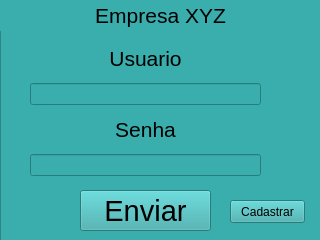
<?xml version="1.0" encoding="UTF-8"?>
<ui version="4.0">
 <class>MainWindow</class>
 <widget class="QMainWindow" name="MainWindow">
  <property name="geometry">
   <rect>
    <x>0</x>
    <y>0</y>
    <width>320</width>
    <height>240</height>
   </rect>
  </property>
  <property name="minimumSize">
   <size>
    <width>320</width>
    <height>240</height>
   </size>
  </property>
  <property name="maximumSize">
   <size>
    <width>320</width>
    <height>240</height>
   </size>
  </property>
  <property name="windowTitle">
   <string>Login</string>
  </property>
  <widget class="QWidget" name="centralwidget">
   <widget class="QFrame" name="frame">
    <property name="enabled">
     <bool>true</bool>
    </property>
    <property name="geometry">
     <rect>
      <x>0</x>
      <y>0</y>
      <width>331</width>
      <height>241</height>
     </rect>
    </property>
    <property name="styleSheet">
     <string notr="true">background-color: rgb(58, 173, 173);</string>
    </property>
    <property name="frameShape">
     <enum>QFrame::StyledPanel</enum>
    </property>
    <property name="frameShadow">
     <enum>QFrame::Raised</enum>
    </property>
    <widget class="QLabel" name="label_8">
     <property name="geometry">
      <rect>
       <x>0</x>
       <y>0</y>
       <width>321</width>
       <height>31</height>
      </rect>
     </property>
     <property name="text">
      <string>&lt;html&gt;&lt;head/&gt;&lt;body&gt;&lt;p align=&quot;center&quot;&gt;&lt;span style=&quot; font-size:16pt;&quot;&gt;Empresa XYZ&lt;/span&gt;&lt;/p&gt;&lt;/body&gt;&lt;/html&gt;</string>
     </property>
    </widget>
    <widget class="QPushButton" name="btn_enviar">
     <property name="geometry">
      <rect>
       <x>80</x>
       <y>190</y>
       <width>131</width>
       <height>41</height>
      </rect>
     </property>
     <property name="font">
      <font>
       <pointsize>22</pointsize>
      </font>
     </property>
     <property name="text">
      <string>Enviar</string>
     </property>
    </widget>
    <widget class="QWidget" name="verticalLayoutWidget_4">
     <property name="geometry">
      <rect>
       <x>30</x>
       <y>40</y>
       <width>231</width>
       <height>136</height>
      </rect>
     </property>
     <layout class="QVBoxLayout" name="verticalLayout_4">
      <item>
       <widget class="QLabel" name="label_9">
        <property name="text">
         <string>&lt;html&gt;&lt;head/&gt;&lt;body&gt;&lt;p align=&quot;center&quot;&gt;&lt;span style=&quot; font-size:16pt;&quot;&gt;Usuario&lt;/span&gt;&lt;/p&gt;&lt;/body&gt;&lt;/html&gt;</string>
        </property>
       </widget>
      </item>
      <item>
       <widget class="QLineEdit" name="txt_usuario"/>
      </item>
      <item>
       <widget class="QLabel" name="label_10">
        <property name="text">
         <string>&lt;html&gt;&lt;head/&gt;&lt;body&gt;&lt;p align=&quot;center&quot;&gt;&lt;span style=&quot; font-size:16pt;&quot;&gt;Senha&lt;/span&gt;&lt;/p&gt;&lt;/body&gt;&lt;/html&gt;</string>
        </property>
       </widget>
      </item>
      <item>
       <widget class="QLineEdit" name="txt_senha"/>
      </item>
     </layout>
    </widget>
    <widget class="QPushButton" name="btn_cadastrar">
     <property name="geometry">
      <rect>
       <x>230</x>
       <y>200</y>
       <width>75</width>
       <height>23</height>
      </rect>
     </property>
     <property name="text">
      <string>Cadastrar</string>
     </property>
    </widget>
   </widget>
   <widget class="QFrame" name="frame_3">
    <property name="enabled">
     <bool>true</bool>
    </property>
    <property name="geometry">
     <rect>
      <x>0</x>
      <y>0</y>
      <width>331</width>
      <height>241</height>
     </rect>
    </property>
    <property name="minimumSize">
     <size>
      <width>331</width>
      <height>241</height>
     </size>
    </property>
    <property name="maximumSize">
     <size>
      <width>331</width>
      <height>241</height>
     </size>
    </property>
    <property name="styleSheet">
     <string notr="true">background-color: rgb(163, 156, 255);</string>
    </property>
    <property name="frameShape">
     <enum>QFrame::StyledPanel</enum>
    </property>
    <property name="frameShadow">
     <enum>QFrame::Raised</enum>
    </property>
    <widget class="QPushButton" name="btn_enviar_4">
     <property name="geometry">
      <rect>
       <x>80</x>
       <y>180</y>
       <width>131</width>
       <height>41</height>
      </rect>
     </property>
     <property name="font">
      <font>
       <pointsize>22</pointsize>
      </font>
     </property>
     <property name="text">
      <string>Enviar</string>
     </property>
    </widget>
    <widget class="QPushButton" name="btn_login">
     <property name="geometry">
      <rect>
       <x>230</x>
       <y>190</y>
       <width>75</width>
       <height>23</height>
      </rect>
     </property>
     <property name="text">
      <string>Login</string>
     </property>
    </widget>
    <widget class="QLabel" name="label_14">
     <property name="geometry">
      <rect>
       <x>0</x>
       <y>0</y>
       <width>321</width>
       <height>31</height>
      </rect>
     </property>
     <property name="text">
      <string>&lt;html&gt;&lt;head/&gt;&lt;body&gt;&lt;p align=&quot;center&quot;&gt;&lt;span style=&quot; font-size:16pt;&quot;&gt;Empresa XYZ&lt;/span&gt;&lt;/p&gt;&lt;/body&gt;&lt;/html&gt;</string>
     </property>
    </widget>
    <widget class="QWidget" name="formLayoutWidget">
     <property name="geometry">
      <rect>
       <x>70</x>
       <y>80</y>
       <width>160</width>
       <height>61</height>
      </rect>
     </property>
     <layout class="QFormLayout" name="formLayout">
      <item row="0" column="0">
       <widget class="QLabel" name="label">
        <property name="text">
         <string>&lt;html&gt;&lt;head/&gt;&lt;body&gt;&lt;p&gt;&lt;span style=&quot; font-size:12pt;&quot;&gt;Usuario&lt;/span&gt;&lt;/p&gt;&lt;/body&gt;&lt;/html&gt;</string>
        </property>
       </widget>
      </item>
      <item row="1" column="0">
       <widget class="QLabel" name="label_2">
        <property name="text">
         <string>&lt;html&gt;&lt;head/&gt;&lt;body&gt;&lt;p&gt;&lt;span style=&quot; font-size:12pt;&quot;&gt;Senha&lt;/span&gt;&lt;/p&gt;&lt;/body&gt;&lt;/html&gt;</string>
        </property>
       </widget>
      </item>
      <item row="0" column="1">
       <widget class="QLineEdit" name="txt_cadastrar_usuario"/>
      </item>
      <item row="1" column="1">
       <widget class="QLineEdit" name="txt_cadastrar_senha"/>
      </item>
     </layout>
    </widget>
    <widget class="QLabel" name="label_3">
     <property name="geometry">
      <rect>
       <x>80</x>
       <y>50</y>
       <width>141</width>
       <height>20</height>
      </rect>
     </property>
     <property name="text">
      <string>&lt;html&gt;&lt;head/&gt;&lt;body&gt;&lt;p align=&quot;center&quot;&gt;&lt;span style=&quot; font-size:12pt;&quot;&gt;Cadastrar Conta&lt;/span&gt;&lt;/p&gt;&lt;/body&gt;&lt;/html&gt;</string>
     </property>
    </widget>
   </widget>
   <zorder>frame_3</zorder>
   <zorder>frame</zorder>
  </widget>
 </widget>
 <resources/>
 <connections>
  <connection>
   <sender>btn_cadastrar</sender>
   <signal>clicked(bool)</signal>
   <receiver>frame</receiver>
   <slot>lower()</slot>
   <hints>
    <hint type="sourcelabel">
     <x>267</x>
     <y>211</y>
    </hint>
    <hint type="destinationlabel">
     <x>165</x>
     <y>120</y>
    </hint>
   </hints>
  </connection>
  <connection>
   <sender>btn_login</sender>
   <signal>clicked(bool)</signal>
   <receiver>frame_3</receiver>
   <slot>lower()</slot>
   <hints>
    <hint type="sourcelabel">
     <x>267</x>
     <y>201</y>
    </hint>
    <hint type="destinationlabel">
     <x>165</x>
     <y>120</y>
    </hint>
   </hints>
  </connection>
 </connections>
</ui>
